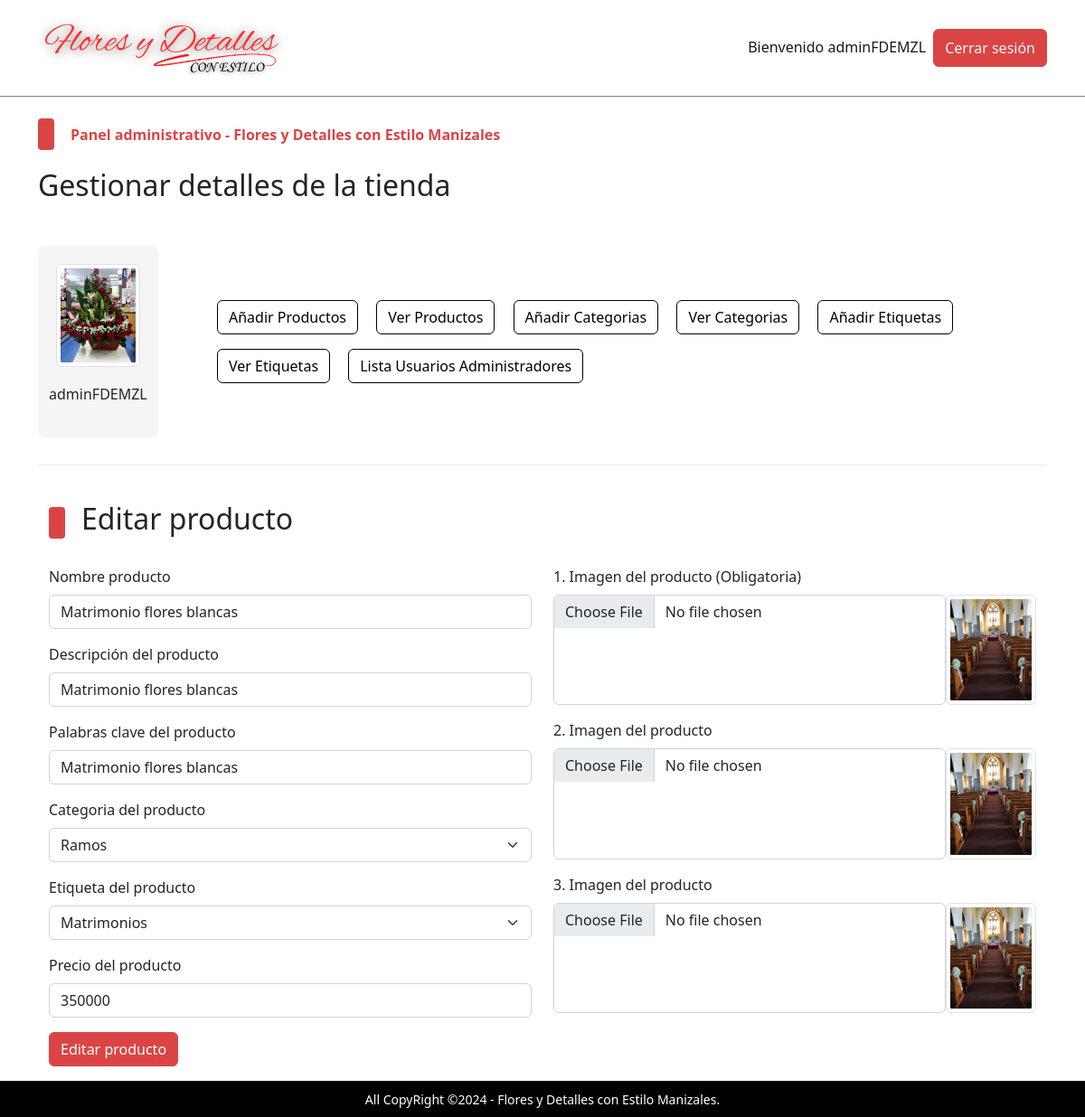
The app's page /admin/index.php?edit_product=1 (signed in) with its own data.
### tables this page shows
CREATE TABLE `admin_table` (
  `admin_id` int(11) NOT NULL,
  `admin_name` varchar(100) NOT NULL,
  `admin_email` varchar(200) NOT NULL,
  `admin_image` varchar(255) NOT NULL,
  `admin_password` varchar(255) NOT NULL
);

CREATE TABLE `products` (
  `product_id` int(11) NOT NULL,
  `product_title` varchar(120) NOT NULL,
  `product_description` varchar(255) NOT NULL,
  `product_keywords` varchar(255) NOT NULL,
  `category_id` int(11) NOT NULL,
  `brand_id` int(11) NOT NULL,
  `product_image_one` varchar(255) NOT NULL,
  `product_image_two` varchar(255) NOT NULL,
  `product_image_three` varchar(255) NOT NULL,
  `product_price` float NOT NULL,
  `date` timestamp NOT NULL DEFAULT current_timestamp() ON UPDATE current_timestamp(),
  `status` varchar(100) NOT NULL
);

### admin/edit_product.php (the view, shortened to what this page needs)
<?php
    if(isset($_GET['edit_product'])){
        $edit_id = $_GET['edit_product'];
        $get_data_query = "SELECT * FROM `products` WHERE product_id = $edit_id";
        $get_data_result = mysqli_query($con,$get_data_query);
        $row_fetch_data = mysqli_fetch_array($get_data_result);
        $product_title = $row_fetch_data['product_title'];
        $product_description = $row_fetch_data['product_description'];
        $product_keywords = $row_fetch_data['product_keywords'];
        $category_id = $row_fetch_data['category_id'];
        $brand_id = $row_fetch_data['brand_id'];
        $product_image_one_old = $row_fetch_data['product_image_one'];
        $product_image_two_old = $row_fetch_data['product_image_two'];
        $product_image_three_old = $row_fetch_data['product_image_three'];
        $product_price = $row_fetch_data['product_price'];
    }
    ?>
<div class="container">
    <div class="row justify-content-center">
    <div class="categ-header text-center mb-4">
            <div class="sub-title">
                    <span class="shape"></span>
                    <h2>Editar producto</h2>
                </div>
        </div>
        <div class="col-md-6">
            <form action="" method="post" enctype="multipart/form-data" class="d-flex flex-column gap-3 mb-3">
                <div class="form-outline">
                    <label for="product_title" class="form-label">Nombre producto</label>
                    <input type="text" name="product_title" id="product_title" class="form-control" required value="<?php echo $product_title;?>">
                </div>
                <div class="form-outline">
                    <label for="product_description" class="form-label">Descripción del producto</label>
                    <input type="text" name="product_description" id="product_description" class="form-control" required value="<?php echo $product_description;?>">
                </div>
                <div class="form-outline">
                    <label for="product_keywords" class="form-label">Palabras clave del producto</label>
                    <input type="text" name="product_keywords" id="product_keywords" class="form-control" required value="<?php echo $product_keywords;?>">
                </div>
                <div class="form-outline">
                    <label for="product_category" class="form-label">Categoria del producto</label>
                    <select name="product_category" id="product_category" class="form-select" required >
                        <?php
                        $select_category_query_all = "SELECT * FROM `categories`";
                        $select_category_result_all = mysqli_query($con,$select_category_query_all);
                        while($fetch_category_name_all = mysqli_fetch_array($select_category_result_all)){
                            $category_name_is_all = $fetch_category_name_all['category_title'];
                            $category_id_is_all = $fetch_category_name_all['category_id'];
                            echo $category_id_is_all == $category_id ? "
                            <option value='$category_id_is_all' selected>$category_name_is_all</option>
                        ": "
                        <option value='$category_id_is_all'>$category_name_is_all</option>
                    ";
                        }
                        ?>
                    </select>
                </div>
                <div class="form-outline">
                    <label for="product_brand" class="form-label">Etiqueta del producto</label>
                    <select name="product_brand" id="product_brand" class="form-select" required>
                        <?php
                        $select_brand_query_all = "SELECT * FROM `brands`";
                        $select_brand_result_all = mysqli_query($con,$select_brand_query_all);
                        while($fetch_brand_name_all = mysqli_fetch_array($select_brand_result_all)){
                            $brand_name_is_all = $fetch_brand_name_all['brand_title'];
                            $brand_id_is_all = $fetch_brand_name_all['brand_id'];
                            echo $brand_id_is_all == $brand_id ? "
                            <option value='$brand_id_is_all' selected>$brand_name_is_all</option>
                        ": "
                        <option value='$brand_id_is_all'>$brand_name_is_all</option>
                    ";
                        }
                        ?>
                    </select>
                </div>
                <div class="form-outline">
                    <label for="product_price" class="form-label">Precio del producto</label>
                    <input type="number" name="product_price" id="product_price" class="form-control" required value="<?php echo $product_price;?>">
                </div>
                <div class="form-outline">
                    <input type="submit" value="Editar producto" class="btn btn-primary" name="update_product">
                </div>
            </form>
        </div>
        <div class="col-md-6">
            <form action="" method="post" enctype="multipart/form-data" class="d-flex flex-column gap-3 mb-3">
                <div class="form-outline">
                    <label for="product_image_one" class="form-label">1. Imagen del producto (Obligatoria)</label>
                    <div class="d-flex">
                        <input type="file" name="product_image_one" id="product_image_one" class="form-control" value="<?php echo $product_image_one_old;?>">
                        <img src="./product_images/<?php echo $product_image_one_old;?>" alt="<?php echo $product_title;?>" class="img-thumbnail" width="100px">
                    </div>
                </div>
                <div class="form-outline">
                    <label for="product_image_two" class="form-label">2. Imagen del producto</label>
                    <div class="d-flex">
                        <input type="file" name="product_image_two" id="product_image_two" class="form-control" value="<?php echo $product_image_two_old;?>">
                        <img src="./product_images/<?php echo $product_image_two_old;?>" alt="<?php echo $product_title;?>" class="img-thumbnail" width="100px">
                    </div>
                </div>
                <div class="form-outline">
                    <label for="product_image_three" class="form-label">3. Imagen del producto</label>
                    <div class="d-flex">
                        <input type="file" name="product_image_three" id="product_image_three" class="form-control" value="<?php echo $product_image_three_old;?>">
                        <img src="./product_images/<?php echo $product_image_three_old;?>" alt="<?php echo $product_title;?>" class="img-thumbnail" width="100px">
                    </div>
                </div>
            </form>
        </div>
    </div>
</div>

### admin/index.php (shortened to what this page needs)
<?php
    include('../functions/common_functions.php');
    if(isset($_SESSION['admin_username'])){
        $admin_name = $_SESSION['admin_username'];
        $get_admin_data = "SELECT * FROM `admin_table` WHERE admin_name = '$admin_name'";
        $get_admin_result = mysqli_query($con,$get_admin_data);
        $row_fetch_admin_data = mysqli_fetch_array($get_admin_result);
        $admin_name = $row_fetch_admin_data['admin_name'];
        $admin_image = $row_fetch_admin_data['admin_image'];
    }else{
        echo "<script>window.open('./admin_login.php','_self');</script>";
    }
?>
<!DOCTYPE html>
<html lang="en">
<head>
    <link rel="stylesheet" href="../assets/css/bootstrap.css" />
    <link rel="stylesheet" href="../assets/css/main.css" />
</head>
<body>
    <nav class="navbar navbar-expand-lg navbar-light bg-light">
        <div class="container">
            <a class="navbar-brand fw-bold" href="#">
                <img src="../assets/images/logo.png" alt="Logo A1" style="height: 80px;">
            </a>
            <div class="collapse navbar-collapse" id="navbarSupportedContentad">
                <ul class="navbar-nav ms-auto mb-2 mb-lg-0">
                    <li class="nav-item">
                        <a class="nav-link active" aria-current="page" href="#">Bienvenido <?php echo $admin_name;?></a>
                    </li>
                    <li class="nav-item">
                    <button class="btn btn-primary p-0 px-1">
                            <a href="./admin_logout.php" class="nav-link text-light">Cerrar sesión</a>
                        </button>
                    </li>
                </ul>
            </div>
        </div>
    </nav>
    <div class="control">
        <div class="container pt-4 pb-0">
            <div class="categ-header">
                <div class="sub-title">
                    <span class="shape"></span>
                    <span class="title">Panel administrativo - Flores y Detalles con Estilo Manizales</span>
                </div>
                <h2>Gestionar detalles de la tienda</h2>
            </div>
            <div class="row align-items-center">
                <div class="col-md-2">
                    <div class="admin-image">
                        <a href="./index.php"><img src="./admin_images/<?php echo $admin_image;?>" class="img-thumbnail" alt="Admin Photo"></a>
                        <p><?php echo $admin_name;?></p>
                    </div>
                </div>
                <div class="col-md-10">
                    <div class="buttons">
                        <button class="btn btn-outline-primary m-2">
                            <a href="index.php?insert_product" class="nav-link">Añadir Productos</a>
                        </button>
                        <button class="btn btn-outline-primary m-2">
                            <a href="index.php?view_products" class="nav-link">Ver Productos</a>
                        </button>
                        <button class="btn btn-outline-primary m-2">
                            <a href="index.php?insert_category" class="nav-link">Añadir Categorias</a>
                        </button>
                        <button class="btn btn-outline-primary m-2">
                            <a href="index.php?view_categories" class="nav-link">Ver Categorias</a>
                        </button>
                        <button class="btn btn-outline-primary m-2">
                            <a href="index.php?insert_brand" class="nav-link">Añadir Etiquetas</a>
                        </button>
                        <button class="btn btn-outline-primary m-2">
                            <a href="index.php?view_brands" class="nav-link">Ver Etiquetas</a>
                        </button>
                        <button class="btn btn-outline-primary m-2">
                            <a href="index.php?list_users" class="nav-link">Lista Usuarios Administradores</a>
                        </button>
                    </div>
                </div>
            </div>
        </div>
    </div>
    <div class="container">
        <div class="divider"></div>
    </div>
    <div class="change-page">
        <div class="container">
            <?php
            if(isset($_GET['edit_product'])){
                include('./edit_product.php');
            }
            ?>
        </div>
    </div>
    <div class="upper-nav primary-bg p-2 px-3 text-center text-break">
        <span>All CopyRight &copy;2024 - Flores y Detalles con Estilo Manizales.</span>
    </div>
</body>
</html>

### assets/css/main.css (style rules this page uses)
* { -webkit-box-sizing: border-box; -moz-box-sizing: border-box; box-sizing: border-box; margin: 0; padding: 0; }
html { scroll-behavior: smooth; }
a { text-decoration: none; color: #000000; cursor: pointer; }
button, input[type='submit'] { cursor: pointer; }
ul { list-style: none; }
.primary-bg { background-color: #000; }
.divider { background-color: #eaeaea; height: 1.5px; width: 100%; margin-top: 30px; margin-bottom: 40px; }
.container .categ-header { display: flex; flex-direction: column; gap: 20px; margin-bottom: 40px; }
.container .categ-header .sub-title { display: flex; flex-direction: row; gap: 18px; align-items: center; }
.container .categ-header .sub-title span:nth-of-type(1) { width: 18px; height: 35px; background-color: #db4444; border-radius: 4px; -webkit-border-radius: 4px; -moz-border-radius: 4px; -ms-border-radius: 4px; -o-border-radius: 4px; }
.shape { display: inline-block; width: 18px; height: 35px; background-color: #db4444; border-radius: 4px; -webkit-border-radius: 4px; -moz-border-radius: 4px; -ms-border-radius: 4px; -o-border-radius: 4px; }
.container .categ-header .sub-title span:nth-of-type(2) { color: #db4444; font-weight: bold; }
.upper-nav span { color: #ffffff; font-size: 14px; }
.bg-light { background-color: #ffffff !important; border-bottom: 1px solid #7d8184; }
.control .container .row .admin-image { width: 80%; background-color: #f5f5f5; padding: 20px; display: flex; flex-direction: column; gap: 18px; align-items: center; border-radius: 8px; -webkit-border-radius: 8px; -moz-border-radius: 8px; -ms-border-radius: 8px; -o-border-radius: 8px; }
.control .container .row .admin-image img { width: 100%; }
.control .container .row .buttons a.nav-link { transition: 0s; -webkit-transition: 0s; -moz-transition: 0s; -ms-transition: 0s; -o-transition: 0s; }

### records on screen
admin_table: admin_name "adminFDEMZL", admin_image (picture)
products: product_title "Matrimonio flores blancas", product_description "Matrimonio flores blancas", product_keywords "Matrimonio flores blancas", product_price "350000", product_image_one (picture), product_image_two (picture), product_image_three (picture)

### other values on screen
form field product_category "Ramos"
form field product_brand "Matrimonios"
